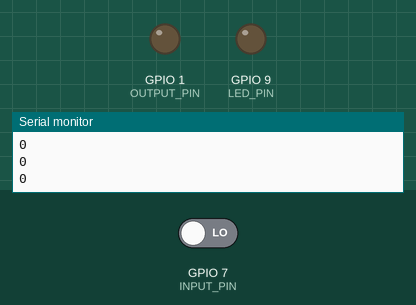
A sketch run on a simulated ESP32-S3. Parts: output pins drawn as LEDs (lit = HIGH), the last lines printed to the serial monitor. The test bench sets the inputs (shaded band); at power-on: GPIO 7 (INPUT_PIN) LOW.

Above: at 1.2 s.
1.3 s: GPIO 7 (INPUT_PIN) driven HIGH
At 2.4 s:
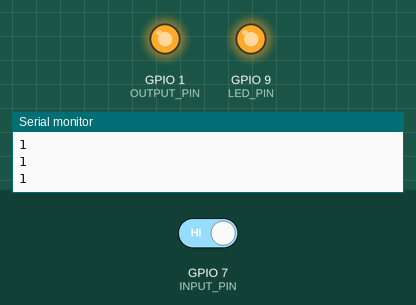
2.8 s: GPIO 7 (INPUT_PIN) driven LOW
At 3.5 s:
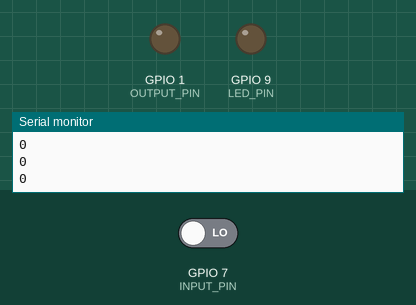
Timing chart, 0 to 5.8 s (numbered marks = the images above; inputs shaded):
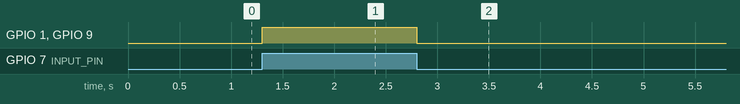

Measured:
- after the input at 1.3 s, GPIO 1 (OUTPUT_PIN), GPIO 9 (LED_PIN): LOW → HIGH at once
- after the input at 2.8 s, GPIO 1 (OUTPUT_PIN), GPIO 9 (LED_PIN): HIGH → LOW at once

The sketch:

main.ino
```cpp
//ESP32 S3 Code for Plant Pod Project
//Sam Baker - 2026

#define LED_PIN 9
#define INPUT_PIN 7
#define OUTPUT_PIN  1

#define USE_ANALOG 0
#define ANALOG_THRESHOLD 1024

void setup() {
  pinMode(LED_PIN, OUTPUT);
  pinMode(OUTPUT_PIN, OUTPUT);
  pinMode(INPUT_PIN, INPUT);

  digitalWrite(LED_PIN, LOW);
  digitalWrite(OUTPUT_PIN, LOW);

  Serial.begin(9600);
  while (!Serial) {
    ; // wait for serial port to connect. Needed for native USB port only
  }
}

void loop() {
  int read = -1;
  read = USE_ANALOG ? analogRead(INPUT_PIN) : digitalRead(INPUT_PIN);
  if (read != -1) handle_read(read);

  delay(100);
}

int get_read(){
  int input = -1;
  while (Serial.available() > 0){
    if (input != -1) input = input*10;
    else input = 0;

    input += Serial.readString().toInt();
  }
  return input;
}

void handle_read(int read_value){
  Serial.println(read_value);
  if ((read_value > ANALOG_THRESHOLD && USE_ANALOG) || (read_value == 1 && !USE_ANALOG)) {
    digitalWrite(LED_PIN, HIGH);
    digitalWrite(OUTPUT_PIN, HIGH);
  } else {
    digitalWrite(LED_PIN, LOW);
    digitalWrite(OUTPUT_PIN, LOW);
  }
}
```
